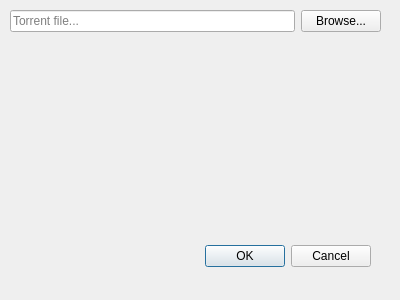
<?xml version="1.0" encoding="UTF-8"?>
<ui version="4.0">
 <class>AddTorrentWindow</class>
 <widget class="QDialog" name="AddTorrentWindow">
  <property name="geometry">
   <rect>
    <x>0</x>
    <y>0</y>
    <width>400</width>
    <height>300</height>
   </rect>
  </property>
  <property name="windowTitle">
   <string>Dialog</string>
  </property>
  <widget class="QDialogButtonBox" name="buttonBox">
   <property name="geometry">
    <rect>
     <x>30</x>
     <y>240</y>
     <width>341</width>
     <height>32</height>
    </rect>
   </property>
   <property name="orientation">
    <enum>Qt::Horizontal</enum>
   </property>
   <property name="standardButtons">
    <set>QDialogButtonBox::Cancel|QDialogButtonBox::Ok</set>
   </property>
  </widget>
  <widget class="QWidget" name="gridLayoutWidget">
   <property name="geometry">
    <rect>
     <x>10</x>
     <y>10</y>
     <width>371</width>
     <height>221</height>
    </rect>
   </property>
   <layout class="QGridLayout" name="gridLayout">
    <item row="0" column="1">
     <widget class="QPushButton" name="pushButton">
      <property name="text">
       <string>Browse...</string>
      </property>
     </widget>
    </item>
    <item row="1" column="1">
     <spacer name="verticalSpacer">
      <property name="orientation">
       <enum>Qt::Vertical</enum>
      </property>
      <property name="sizeType">
       <enum>QSizePolicy::Expanding</enum>
      </property>
      <property name="sizeHint" stdset="0">
       <size>
        <width>20</width>
        <height>40</height>
       </size>
      </property>
     </spacer>
    </item>
    <item row="0" column="0">
     <widget class="QLineEdit" name="torrentFileInputBox">
      <property name="text">
       <string/>
      </property>
      <property name="placeholderText">
       <string>Torrent file...</string>
      </property>
     </widget>
    </item>
   </layout>
  </widget>
 </widget>
 <resources/>
 <connections>
  <connection>
   <sender>buttonBox</sender>
   <signal>accepted()</signal>
   <receiver>AddTorrentWindow</receiver>
   <slot>accept()</slot>
   <hints>
    <hint type="sourcelabel">
     <x>248</x>
     <y>254</y>
    </hint>
    <hint type="destinationlabel">
     <x>157</x>
     <y>274</y>
    </hint>
   </hints>
  </connection>
  <connection>
   <sender>buttonBox</sender>
   <signal>rejected()</signal>
   <receiver>AddTorrentWindow</receiver>
   <slot>reject()</slot>
   <hints>
    <hint type="sourcelabel">
     <x>316</x>
     <y>260</y>
    </hint>
    <hint type="destinationlabel">
     <x>286</x>
     <y>274</y>
    </hint>
   </hints>
  </connection>
 </connections>
</ui>
